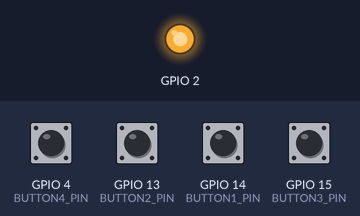
Bench run of a sketch on a simulated ESP32. On the bench: output pins drawn as LEDs (lit = HIGH). Dashed ring = blinking. The inputs (shaded band) are chosen by the test bench; at power-on: GPIO 4 (BUTTON4_PIN), GPIO 13 (BUTTON2_PIN), GPIO 14 (BUTTON1_PIN), GPIO 15 (BUTTON3_PIN) HIGH.

Above: at 0.1 s.
At 3.2 s:
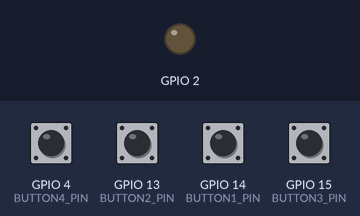
3.3 s: GPIO 4 (BUTTON4_PIN) pulled LOW for 0.15 s
At 3.6 s:
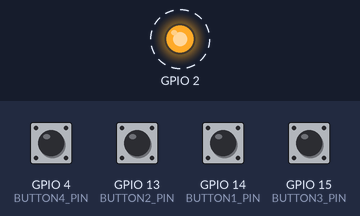
Timing chart, 0 to 6.3 s (numbered marks = the images above; inputs shaded):
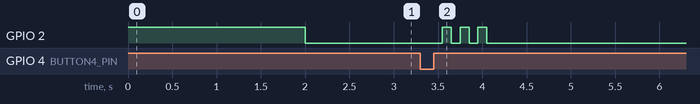

Measured:
- after the input at 3.3 s, GPIO 2: alternates HIGH for 0.10 s and LOW for 0.10 s, 6 changes in all, then stays LOW, starting after 0.25 s

The sketch:

final_v1.ino
```cpp
#include <driver/timer.h>
#define BUTTON1_PIN  14  // Пин, к которому подключена кнопка
#define BUTTON2_PIN  13  // Пин, к которому подключена кнопка
#define BUTTON3_PIN  15  // Пин, к которому подключена кнопка
#define BUTTON4_PIN  4  // Пин, к которому подключена кнопка

hw_timer_t *My_timer = NULL;

// Счётчик тактов
int numberTicks = 0;
// Счётчик вспышек
int numberFlash = 0;
// Счётчик попаданий
int numberStrikes = 0;
// Стартовая позиция
bool start = true;

void IRAM_ATTR onTimer()
{
  // Прерывание по таймеру
  numberTicks++;  // Инкримент счётчика тактов
  if (numberTicks == 1000) // Достижение примерно 1 мс
  {
    digitalWrite(2, !digitalRead(2)); // Моргание светодиодом
    numberTicks = 0;  // Сброс счётчика тактов
    numberFlash++;  // Инкремент счётчика вспышек

    if (numberFlash == 6) // Проверка количества вспышек
    {
      numberFlash = 0;  // Обнуление счётчика
      timerStop(My_timer);  // Остановка таймера
    }
  }
}

// Далее при срабатывании прерываний по кнопке запускается функция обработки "попадания"
void IRAM_ATTR handleButtonPress1() {
  StrikeFunction();
}
void IRAM_ATTR handleButtonPress2() {
  StrikeFunction();
}
void IRAM_ATTR handleButtonPress3() {
  StrikeFunction();
}
void IRAM_ATTR handleButtonPress4() {
  StrikeFunction();
}

// Функция обработки "попадания"
void StrikeFunction()
{
  numberStrikes++;  // Инкремент счётчика попаданий

  // Запуск таймера
  if (!start) {timerStart(My_timer);}
  else{
    start = false;
    timerAlarm(My_timer, 1000, true, 0);
  }

  // При 6 попаданиях сигнализация о "смерти"
  if (numberStrikes == 6)
  {
    digitalWrite(2, HIGH);
    detachInterrupt(digitalPinToInterrupt(BUTTON1_PIN));
    detachInterrupt(digitalPinToInterrupt(BUTTON2_PIN));
    detachInterrupt(digitalPinToInterrupt(BUTTON3_PIN));
    detachInterrupt(digitalPinToInterrupt(BUTTON4_PIN));
  }
}

void setup() {
  // сигнализация о включении
  pinMode(2, OUTPUT);
  digitalWrite(2, HIGH);
  delay(2000);
  digitalWrite(2, LOW);

  // Инициализация Таймера
  My_timer = timerBegin(10000000);
  timerAttachInterrupt(My_timer, &onTimer);

  // Настраиваем прерывания по кнопке (попаданию)
  pinMode(BUTTON1_PIN, INPUT_PULLUP); // Настраиваем пин кнопки как вход с подтяжкой
  pinMode(BUTTON2_PIN, INPUT_PULLUP); // Настраиваем пин кнопки как вход с подтяжкой
  pinMode(BUTTON3_PIN, INPUT_PULLUP); // Настраиваем пин кнопки как вход с подтяжкой
  pinMode(BUTTON4_PIN, INPUT_PULLUP); // Настраиваем пин кнопки как вход с подтяжкой
  attachInterrupt(digitalPinToInterrupt(BUTTON1_PIN), handleButtonPress1, RISING); // Настраиваем прерывание на Нарастающий фронт
  attachInterrupt(digitalPinToInterrupt(BUTTON2_PIN), handleButtonPress2, RISING); // Настраиваем прерывание на Нарастающий фронт
  attachInterrupt(digitalPinToInterrupt(BUTTON3_PIN), handleButtonPress3, RISING); // Настраиваем прерывание на Нарастающий фронт
  attachInterrupt(digitalPinToInterrupt(BUTTON4_PIN), handleButtonPress4, RISING); // Настраиваем прерывание на Нарастающий фронт
}

void loop() {

}
```
